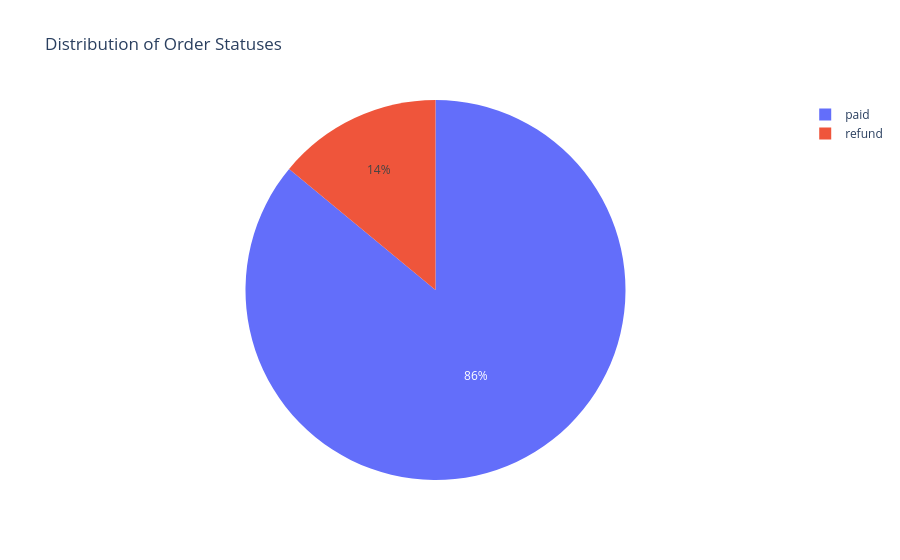

This figure's notebook cell:
### Markdown cell above
Question 3: What is the Distribution of Order Statuses?

### Code cell
status_dist = df['status_clean'].value_counts().reset_index()

fig = px.pie(status_dist, names='status_clean', values='count', 
             title="Distribution of Order Statuses",
             color='status_clean')

fig.write_image(pa.figures / "status_distribution.png")
fig.show()

### Figure 1 — Plotly figure (JSON) as saved in the notebook; plotly's stock layout.template omitted (floating-point values rounded to 4 significant figures)
{"data": [{"customdata": [["paid"], ["refund"]], "domain": {"x": [0, 1], "y": [0, 1]}, "hovertemplate": "status_clean=%{customdata[0]}<br>count=%{value}<extra></extra>", "labels": ["paid", "refund"], "legendgroup": "", "marker": {"colors": ["#636efa", "#EF553B"]}, "name": "", "showlegend": true, "type": "pie", "values": [86, 14]}], "layout": {"legend": {"tracegroupgap": 0}, "title": {"text": "Distribution of Order Statuses"}}}
